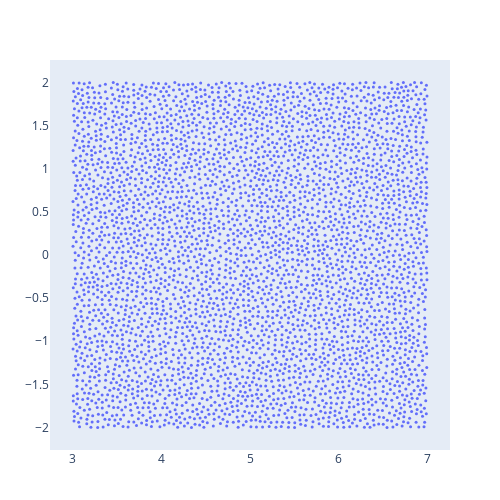

Write notebook code for a chart like this one.
### Code cell
vector_of_samples = Poisson_disk_sampling(;width=4.0, height=4.0, radius=0.05, k=30)
#perform a translation of the default rectangle [0, width] x [0, height] to [3, 3+]x  [-2, -2+height]
xcoords = [p[1] for p in vector_of_samples] .+ 3.0
ycoords = [p[2] for p in vector_of_samples] .- 2.0  
fig2 = plot(scatter(x=xcoords, y=ycoords, mode="markers", marker_size=3), 
            Layout(width=500, height=500, 
                   xaxis_showgrid=false, yaxis_showgrid=false,
                   xaxis_zeroline=false, yaxis_zeroline=false ))

### Figure 1 — Plotly figure (JSON) as saved in the notebook; plotly's stock layout.template omitted (floating-point values rounded to 4 significant figures; data arrays with more than 128 entries replaced by an {"elided": "..."} marker saying what was removed)
{"data": [{"marker": {"size": 3}, "mode": "markers", "type": "scatter", "x": {"elided": "3924 float values"}, "y": {"elided": "3924 float values"}}], "layout": {"height": 500, "margin": {"b": 50, "l": 50, "r": 50, "t": 60}, "width": 500, "xaxis": {"showgrid": false, "zeroline": false}, "yaxis": {"showgrid": false, "zeroline": false}}}
